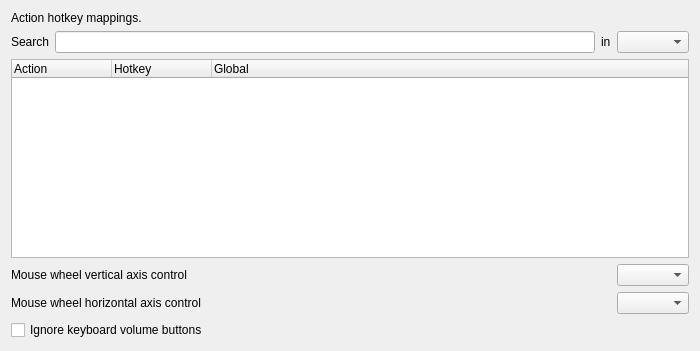
<?xml version="1.0" encoding="UTF-8"?>
<ui version="4.0">
 <author>Lyndon Brown</author>
 <class>SPrefsHotkeys</class>
 <widget class="QWidget" name="SPrefsHotkeys">
  <property name="geometry">
   <rect>
    <x>0</x>
    <y>0</y>
    <width>700</width>
    <height>351</height>
   </rect>
  </property>
  <property name="windowTitle">
   <string>Form</string>
  </property>
  <layout class="QGridLayout" name="gridLayout">
   <item row="0" column="0" colspan="3">
    <widget class="QLabel" name="label">
     <property name="text">
      <string>Action hotkey mappings.</string>
     </property>
     <property name="wordWrap">
      <bool>true</bool>
     </property>
    </widget>
   </item>
   <item row="1" column="0" colspan="3">
    <widget class="HotkeyEditor" name="hotkeyEditor" native="true">
     <layout class="QGridLayout" name="layout">
      <property name="leftMargin">
       <number>0</number>
      </property>
      <property name="topMargin">
       <number>0</number>
      </property>
      <property name="rightMargin">
       <number>0</number>
      </property>
      <property name="bottomMargin">
       <number>0</number>
      </property>
      <item row="0" column="0">
       <widget class="QLabel" name="searchLabel">
        <property name="text">
         <string>Search</string>
        </property>
       </widget>
      </item>
      <item row="0" column="1">
       <widget class="SearchLineEdit" name="searchBox"/>
      </item>
      <item row="0" column="2">
       <widget class="QLabel" name="searchOptionLabel">
        <property name="text">
         <string>in</string>
        </property>
       </widget>
      </item>
      <item row="0" column="3">
       <widget class="QComboBox" name="searchField"/>
      </item>
      <item row="1" column="0" colspan="4">
       <widget class="QTreeWidget" name="table">
        <property name="styleSheet">
         <string notr="true">QTreeView::item { padding: 5px 0; }</string>
        </property>
        <property name="alternatingRowColors">
         <bool>true</bool>
        </property>
        <column>
         <property name="text">
          <string>Action</string>
         </property>
        </column>
        <column>
         <property name="text">
          <string>Hotkey</string>
         </property>
         <property name="toolTip">
          <string>Application level hotkey</string>
         </property>
        </column>
        <column>
         <property name="text">
          <string>Global</string>
         </property>
         <property name="toolTip">
          <string>Desktop level hotkey</string>
         </property>
        </column>
       </widget>
      </item>
     </layout>
    </widget>
   </item>
   <item row="2" column="0">
    <widget class="QLabel" name="wheelLabelY">
     <property name="toolTip">
      <string>The mouse wheel vertical (up/down) axis can control volume, position or be ignored.</string>
     </property>
     <property name="text">
      <string>Mouse wheel vertical axis control</string>
     </property>
     <property name="buddy">
      <cstring>wheelComboBoxY</cstring>
     </property>
    </widget>
   </item>
   <item row="2" column="1">
    <spacer name="wheelSpacerY">
     <property name="orientation">
      <enum>Qt::Horizontal</enum>
     </property>
     <property name="sizeHint" stdset="0">
      <size>
       <width>0</width>
       <height>0</height>
      </size>
     </property>
    </spacer>
   </item>
   <item row="2" column="2">
    <widget class="QComboBox" name="wheelComboBoxY"/>
   </item>
   <item row="3" column="0">
    <widget class="QLabel" name="wheelLabelX">
     <property name="toolTip">
      <string>The mouse wheel horizontal (left/right) axis can control volume, position or be ignored.</string>
     </property>
     <property name="text">
      <string>Mouse wheel horizontal axis control</string>
     </property>
     <property name="buddy">
      <cstring>wheelComboBoxX</cstring>
     </property>
    </widget>
   </item>
   <item row="3" column="1">
    <spacer name="wheelSpacerX">
     <property name="orientation">
      <enum>Qt::Horizontal</enum>
     </property>
     <property name="sizeHint" stdset="0">
      <size>
       <width>0</width>
       <height>0</height>
      </size>
     </property>
    </spacer>
   </item>
   <item row="3" column="2">
    <widget class="QComboBox" name="wheelComboBoxX"/>
   </item>
   <item row="4" column="0" colspan="3">
    <widget class="QCheckBox" name="disableVolKeys">
     <property name="toolTip">
      <string>With this option checked, the volume up, volume down and mute buttons on your keyboard will always change your system volume. With this option unchecked, the volume buttons will change VLC's volume when VLC is selected and change the system volume when VLC is not selected.</string>
     </property>
     <property name="text">
      <string>Ignore keyboard volume buttons</string>
     </property>
    </widget>
   </item>
  </layout>
 </widget>
 <customwidgets>
  <customwidget>
   <class>SearchLineEdit</class>
   <extends>QLineEdit</extends>
   <header>widgets/native/searchlineedit.hpp</header>
  </customwidget>
  <customwidget>
   <class>HotkeyEditor</class>
   <extends>QWidget</extends>
   <header>dialogs/preferences/hotkey_editor.hpp</header>
  </customwidget>
 </customwidgets>
 <resources/>
 <connections/>
</ui>
